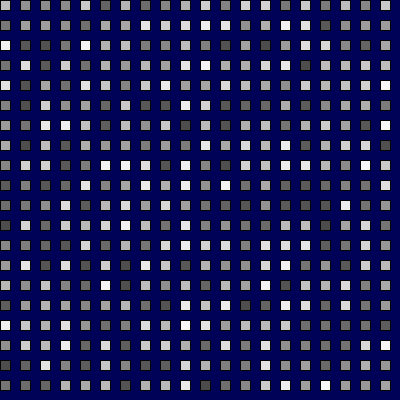
Frame 1 (no input)
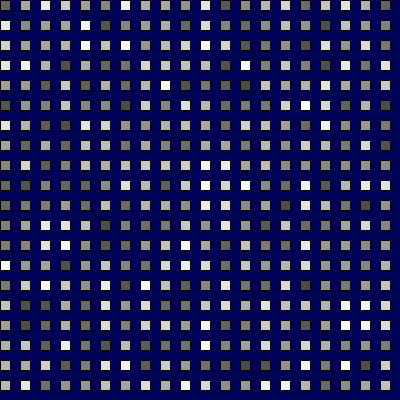
Frame 60 (the mouse pressed at the canvas centre just before this capture)
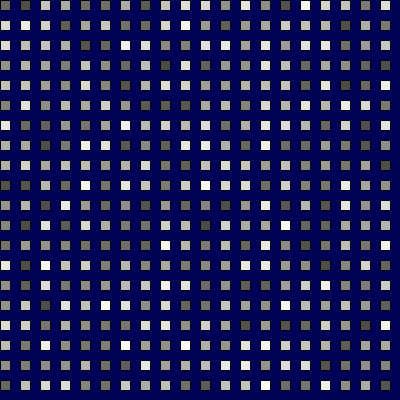
Frame 120 (the mouse held since frame 60 and released just before this capture)

The Processing sketch that drew these frames (run headless with seeded random() and noise(); from frame 60 on, the mouse is pressed at the canvas centre):

// Processing sketch: processing_5194
// ── processing_5194.pde

int w = 10; 
int h = 10; 
 
void setup() { 
  size(400,400); 
  smooth(); 
} 
 
void draw() { 
  background (600); 
     
  for (int x = 0; x < width; x += 20) { 
     
    for (int y = 0; y < height; y += 20) {  
      stroke(5); 
      int c = int(random(75,251)); 
      fill(c); 
      rect(x,y,w,h); 
    } 
  } 
} 
